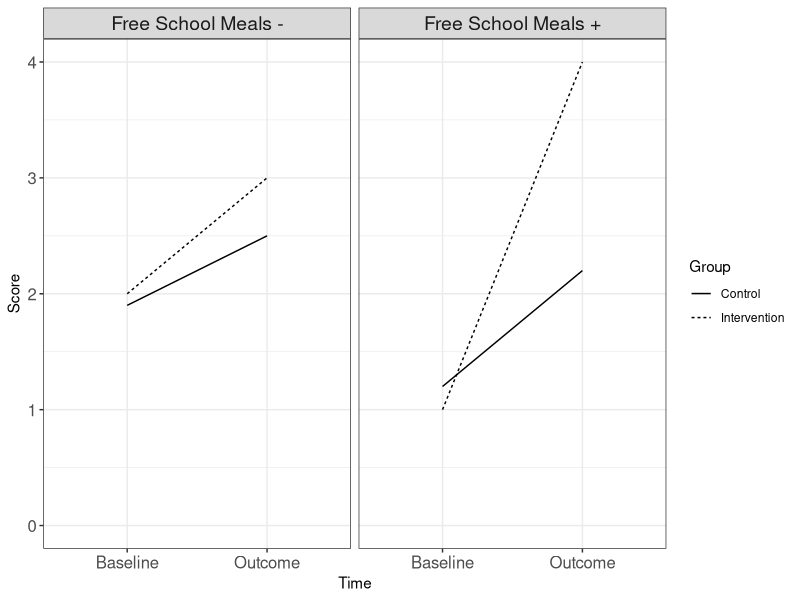

R code for this plot: (Note: this script raises an error after producing the figure.)
## ---- chunk 1
library(knitr)
library(kableExtra)
library(ggplot2)
library(here)

options(kableExtra.html.bsTable = T)
## ---- chunk 2
#simulate some data based on a known structure

mydat<-data.frame(matrix(c(1,1.2,2,1.9,4,2.2,3,2.5),nrow=4,ncol=2,byrow=F))
colnames(mydat)<-c('Baseline','Outcome')
mydat$Group<-c('Intervention','Control','Intervention','Control')
mydat$FSM<-c('Free School Meals +','Free School Meals +','Free School Meals -','Free School Meals -')

datlong<-rbind(mydat,mydat)
datlong$Baseline[5:8]<-datlong$Outcome[5:8]
datlong<-datlong[,-2]
colnames(datlong)[1]<-'Score'
datlong$Prepost <- c(0,0,0,0,1,1,1,1)
datlong$Time<-as.factor(datlong$Prepost)
levels(datlong$Time)<-c('Baseline','Outcome')

 bp <- ggplot(datlong, aes(x=Time, y=Score, group=Group)) + 
   ylim(0,4)+
  geom_line(aes(linetype=Group))+
  scale_colour_grey() + theme_bw()+
facet_grid(. ~ FSM)+
   theme(axis.text=element_text(size=12),strip.text=element_text(size=14))

ggsave('images_bw/Moderator.png',width=8,height=4,scale = 1, units = c("in"), dpi = 300)

## ---- chunk 3
knitr::include_graphics("images_bw/Moderator.png")

## ---- chunk 4
knitr::include_graphics("images_bw/mediation_diagram_bw.png")

## ---- chunk 5
knitr::include_graphics("images_bw/medmod_grey.png")
